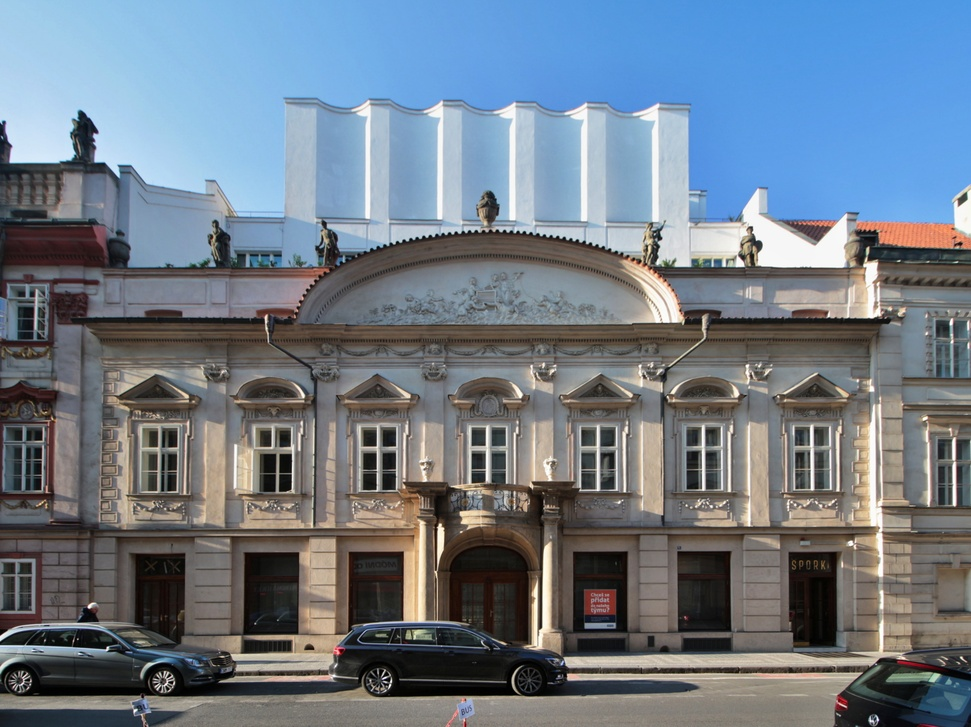
#> input picture pic_1.jpg, 971 x 727 px, shrunk from 2792 x 2091 before the run
$ jupyter execute --allow-errors main.ipynb
#> lines starting #> are read from the running program, lines starting #| are printed output that depends on the picture; after the words box and inside, x2 and y2 are one past the last pixel; in counts of white or black regions, pixels touching at a corner belong together
[cell 1]
import numpy as np
import cv2 as cv
from matplotlib import pyplot as plt

img = cv.imread('pic_1.jpg')
#> img is the input picture: shape (727, 971, 3); mean B, G, R 134.6, 122.7, 111.3
gray = cv.cvtColor(img,cv.COLOR_BGR2GRAY)
ret, thresh = cv.threshold(gray,0,255,cv.THRESH_BINARY_INV+cv.THRESH_OTSU)
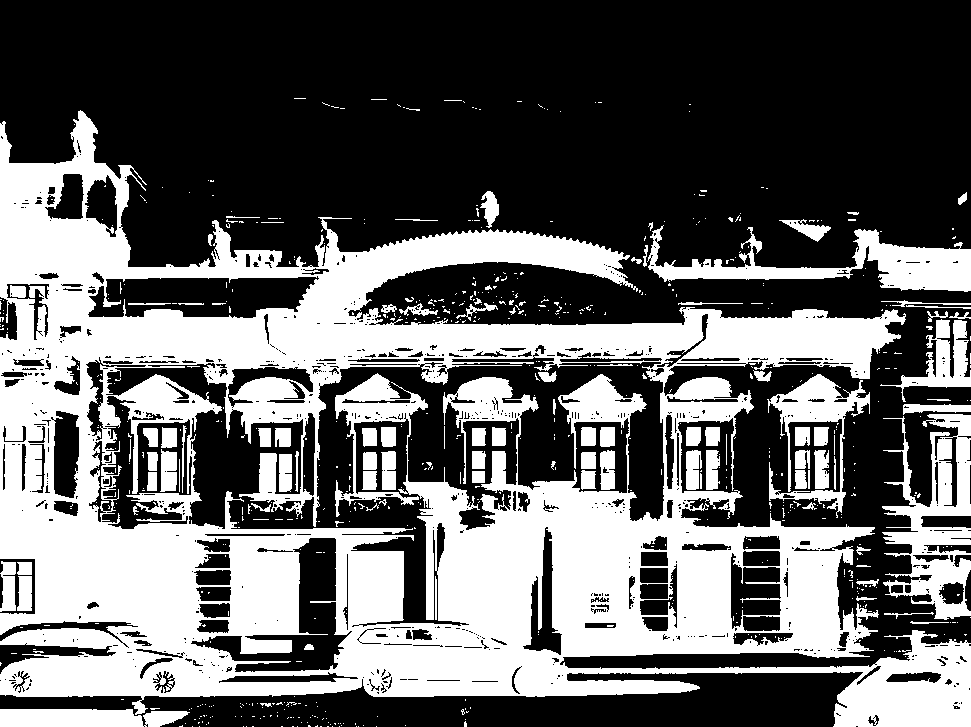
#> thresh: shape (727, 971); 39.1% white; 685 white regions (585 under 20 px), largest, box (x1, y1, x2, y2) and area: (0, 110, 971, 727) 233155, (882, 414, 971, 620) 8543, (647, 225, 971, 292) 7617
#> ret = 110
ret,thresh1 = cv.threshold(gray,127,255,cv.THRESH_BINARY)
#> thresh1: shape (727, 971); 50.7% white; 673 black regions (577 under 20 px), largest, box (x1, y1, x2, y2) and area: (0, 110, 971, 727) 330386, (679, 701, 802, 727) 1289, (686, 450, 702, 490) 622
ret,thresh2 = cv.threshold(gray,127,255,cv.THRESH_BINARY_INV)
ret,thresh3 = cv.threshold(gray,127,255,cv.THRESH_TRUNC)
ret,thresh4 = cv.threshold(gray,127,255,cv.THRESH_TOZERO)
ret,thresh5 = cv.threshold(gray,127,255,cv.THRESH_TOZERO_INV)

titles = ['Original Image','BINARY','BINARY_INV','TRUNC','TOZERO','TOZERO_INV']
images = [thresh, thresh1, thresh2, thresh3, thresh4, thresh5]
for i in range(6):
    plt.subplot(2,3,i+1),plt.imshow(images[i],'gray',vmin=0,vmax=255)
    plt.title(titles[i])
    plt.xticks([]),plt.yticks([])

plt.show()

[cell 2]
img = cv.imread('pic_1.jpg', cv.IMREAD_GRAYSCALE)
#> img: shape (727, 971); min 0, max 255, mean 120.7
img = cv.medianBlur(img,5)

ret,th1 = cv.threshold(img,89,255,cv.THRESH_BINARY)
#> th1: shape (727, 971); 71.6% white; 185 black regions (70 under 20 px), largest, box (x1, y1, x2, y2) and area: (0, 332, 971, 727) 99737, (0, 111, 903, 423) 52284, (228, 536, 311, 654) 6455
th2 = cv.adaptiveThreshold(img,255,cv.ADAPTIVE_THRESH_MEAN_C,\
            cv.THRESH_BINARY,11,2)
#> th2: shape (727, 971); 68.5% white; 1341 black regions (939 under 20 px), largest, box (x1, y1, x2, y2) and area: (0, 97, 971, 727) 141143, (881, 414, 971, 657) 7355, (100, 365, 205, 521) 5345

## мб добавить cv.THRESH_OTSU
th3 = cv.adaptiveThreshold(img,255,cv.ADAPTIVE_THRESH_GAUSSIAN_C,\
            cv.THRESH_BINARY,11,2)
#> th3: shape (727, 971); 73.8% white; 2395 black regions (1946 under 20 px), largest, box (x1, y1, x2, y2) and area: (0, 374, 971, 727) 43567, (0, 107, 630, 620) 22838, (285, 106, 971, 430) 17506

titles = ['Original Image', 'Global Thresholding (v = 127)',
            'Adaptive Mean Thresholding', 'Adaptive Gaussian Thresholding']
images = [img, th1, th2, th3]

for i in range(4):
    plt.subplot(2,2,i+1),plt.imshow(images[i],'gray')
    plt.title(titles[i])
    plt.xticks([]),plt.yticks([])
plt.show()

[cell 3]
# [7 lines of commented-out code are left out]

titles = ['Original Image','BINARY','BINARY_INV','TRUNC','TOZERO','TOZERO_INV',
          'Original Image', 'Global Thresholding (v = 127)',
          'Adaptive Mean Thresholding', 'Adaptive Gaussian Thresholding']

images = [thresh, thresh1, thresh2, thresh3, thresh4, thresh5, img, th1, th2, th3]
distns = []
for i in range(10):
    dist = cv.distanceTransform(images[i], cv.DIST_L2, 3)
    distns.append(dist)
    cv.normalize(dist, dist, 0, 1.0, cv.NORM_MINMAX)
    plt.subplot(2,5,i+1), plt.imshow(dist)
    plt.xticks([]),plt.yticks([])
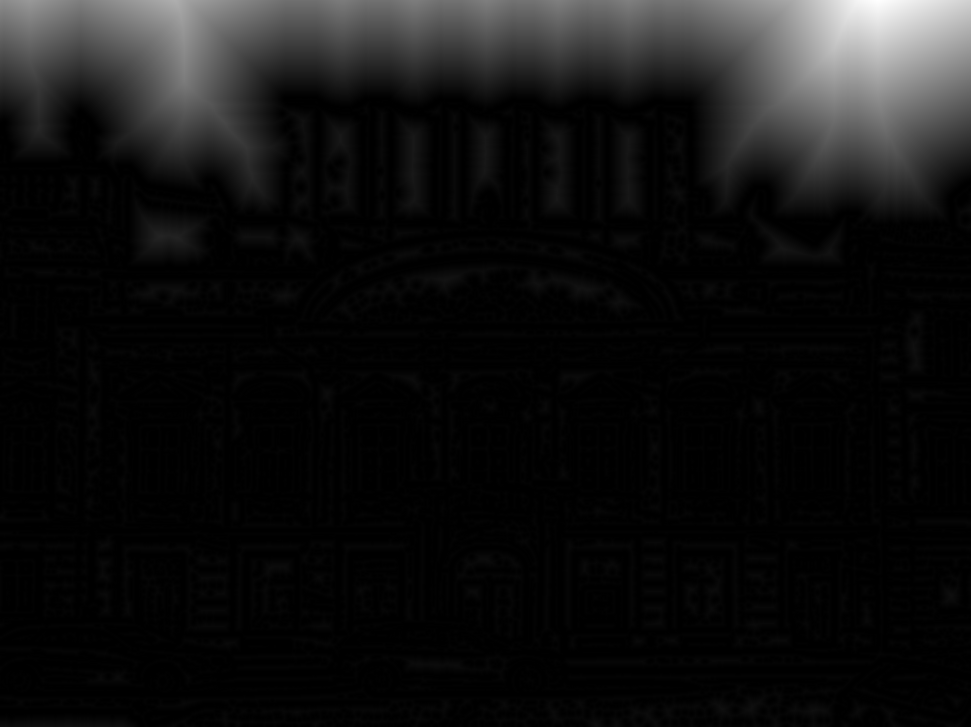
#> dist: shape (727, 971) float32; min 0, max 1, mean 0.0715
#> after the loop, distns = 10 items
plt.show()

print(distns)
#> (printed output is left out)

[cell 4]
## Должно работать??

dist_8u = distns[0].astype('uint8')
#> dist_8u: shape (727, 971); values 0 (black) and 1 (white), 0% white in thin lines or dots, all inside (x1, y1, x2, y2) = (142, 576, 143, 577)

# Find total markers
contours, _ = cv.findContours(dist_8u, cv.RETR_EXTERNAL, cv.CHAIN_APPROX_SIMPLE)
#> contours = [[[142, 576]]]

# Create the marker image for the watershed algorithm
markers = np.zeros(distns[0].shape, dtype=np.int32)

# Draw the foreground markers
for i in range(len(contours)):
    cv.drawContours(markers, contours, i, (i+1), -1)
#> this loop made 1 pass

# Draw the background marker
cv.circle(markers, (5,5), 3, (255,255,255), -1)
#> markers: shape (727, 971) int32; 3 distinct labels, from 0 to 255
markers_8u = (markers * 10).astype('uint8')
plt.imshow(markers_8u)
plt.show()

[cell 5]
print(type(distns[0]))
#| <class 'numpy.ndarray'>

[cell 6]
# Marker labelling
ret, markers = cv.connectedComponents(th3)
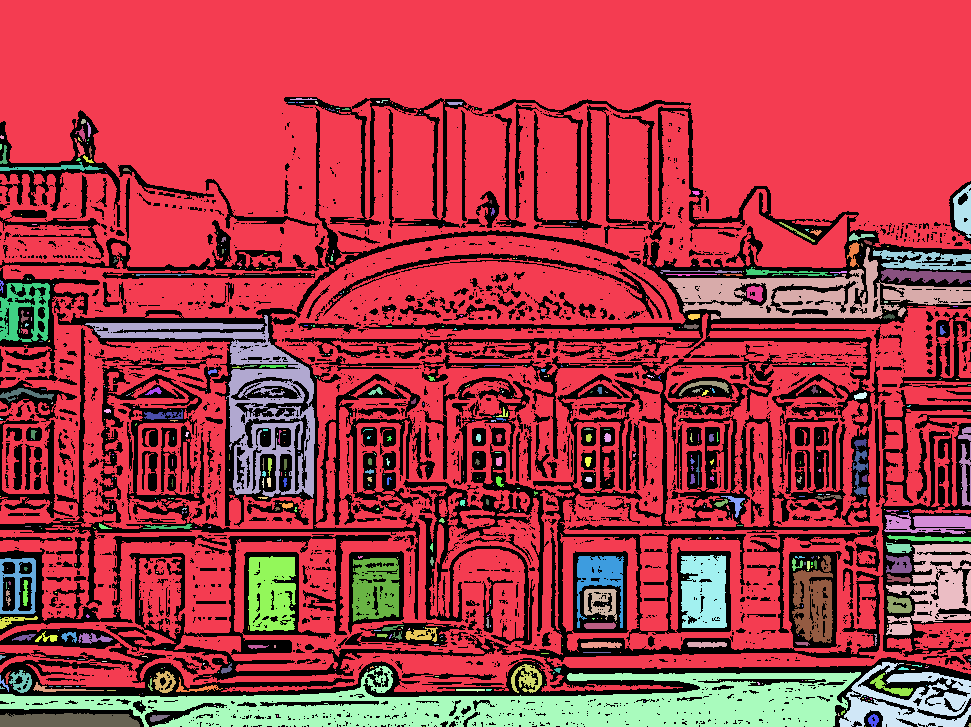
#> markers: shape (727, 971) int32; 667 distinct labels, from 0 to 666; one colour per label, 0 black
#> ret = 667

# Add one to all labels so that sure background is not 0, but 1
markers = markers+1
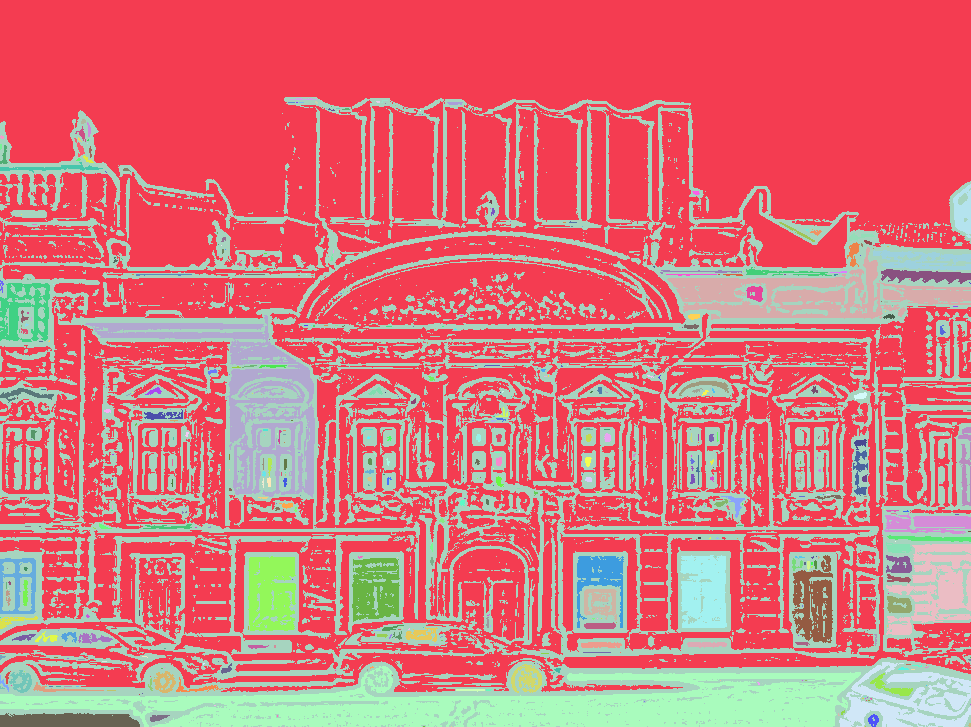
#> markers: shape (727, 971) int32; 667 distinct labels, from 1 to 667; one colour per label, 0 black

# Now, mark the region of unknown with zero
##markers[unknown==255] = 0
plt.imshow(markers)
plt.show()
print(type(markers))
#| <class 'numpy.ndarray'>

Ссылка https://docs.opencv.org/4.x/d3/db4/tutorial_py_watershed.html

[cell 7]
## добавить unknown регион из ссылкиъ
## убрать фон
image = cv.imread('pic_1.jpg')
#> (the rest of this cell did not finish here and is left out)

#> (a cell that did not finish here is left out)

[cell 9]
import cv2
import numpy as np
from matplotlib import pyplot as plt

img = cv2.imread('pic_1.jpg')
gray = cv2.cvtColor(img, cv2.COLOR_BGR2GRAY)
_, threshold = cv2.threshold(gray, 127, 255, cv2.THRESH_BINARY)


contours, _ = cv2.findContours(threshold, cv2.RETR_TREE, cv2.CHAIN_APPROX_SIMPLE)
#> contours = 1863 contours, 1607 with area under 20; largest, box (x1, y1, x2, y2) and area: (0, 0, 971, 325) 239623, (287, 672, 862, 727) 16468, (561, 355, 917, 669) 14308, (193, 418, 297, 527) 6054, (315, 421, 469, 626) 4518

# Process each contour
#> (the rest of this cell did not finish here and is left out)

[cell 10]
import imageio.v3 as iio
import matplotlib.pyplot as plt
import skimage.feature
import numpy as np
from pandas import DataFrame


# С помощью сanny edge detector находим края
filename = 'pic_1.jpg'
sigma = 1.50            # Настраиваем параметры, пока
low_threshold = 0.0     # не удовлетримся результатом
high_threshold = 110.0  #
image = iio.imread(uri=filename, mode="L")

edges = skimage.feature.canny(
    image=image,
    sigma=sigma,
    low_threshold=low_threshold,
    high_threshold=high_threshold,
)
#> edges: shape (727, 971) bool; 6.1% white in thin lines or dots, all inside (x1, y1, x2, y2) = (1, 96, 970, 726)

# Выводим результат
skimage.io.imshow(edges)
plt.show()

[cell 11]
from __future__ import print_function
import cv2 as cv
import numpy as np
import argparse
import random as rng


src = cv.imread('pic_1.jpg')


kernel = np.array([[1, 1, 1], [1, -8, 1], [1, 1, 1]], dtype=np.float32)

# do the laplacian filtering as it is
# well, we need to convert everything in something more deeper then CV_8U
# because the kernel has some negative values,
# and we can expect in general to have a Laplacian image with negative values
# BUT a 8bits unsigned int (the one we are working with) can contain values from 0 to 255
# so the possible negative number will be truncated
imgLaplacian = cv.filter2D(src, cv.CV_32F, kernel)
sharp = np.float32(src)
imgResult = sharp - imgLaplacian

# convert back to 8bits gray scale
imgResult = np.clip(imgResult, 0, 255)
imgResult = imgResult.astype('uint8')
imgLaplacian = np.clip(imgLaplacian, 0, 255)
imgLaplacian = np.uint8(imgLaplacian)

#cv.imshow('Laplace Filtered Image', imgLaplacian)
cv.imshow('New Sharped Image', imgResult)


bw = cv.cvtColor(imgResult, cv.COLOR_BGR2GRAY)
_, bw = cv.threshold(bw, 40, 255, cv.THRESH_BINARY | cv.THRESH_OTSU)
#> bw: shape (727, 971); 64.4% white; 4998 black regions (4693 under 20 px), largest, box (x1, y1, x2, y2) and area: (0, 110, 971, 727) 196973, (653, 226, 971, 310) 6158, (0, 708, 143, 727) 2464
cv.imshow('Binary Image', bw)


dist = cv.distanceTransform(bw, cv.DIST_L2, 3)

# Normalize the distance image for range = {0.0, 1.0}
# so we can visualize and threshold it
cv.normalize(dist, dist, 0, 1.0, cv.NORM_MINMAX)
cv.imshow('Distance Transform Image', dist)


_, dist = cv.threshold(dist, 0.4, 1.0, cv.THRESH_BINARY)
#> dist: shape (727, 971) float32; values 0 (black) and 1 (white), 6.4% white; 1 white region, box (x1, y1, x2, y2) and area: (0, 0, 971, 134) 45344

# Dilate a bit the dist image
kernel1 = np.ones((3,3), dtype=np.uint8)
dist = cv.dilate(dist, kernel1)
#> dist: shape (727, 971) float32; values 0 (black) and 1 (white), 6.6% white; 1 white region, box (x1, y1, x2, y2) and area: (0, 0, 971, 135) 46798
cv.imshow('Peaks', dist)


dist_8u = dist.astype('uint8')
#> dist_8u: shape (727, 971); values 0 (black) and 1 (white), 6.6% white; 1 white region

# Find total markers
contours, _ = cv.findContours(dist_8u, cv.RETR_EXTERNAL, cv.CHAIN_APPROX_SIMPLE)
#> contours = 1 contour; box (x1, y1, x2, y2) and area: (0, 0, 971, 135) 45720

# Create the marker image for the watershed algorithm
markers = np.zeros(dist.shape, dtype=np.int32)

# Draw the foreground markers
for i in range(len(contours)):
    cv.drawContours(markers, contours, i, (i+1), -1)

# Draw the background marker
cv.circle(markers, (5,5), 3, (255,255,255), -1)
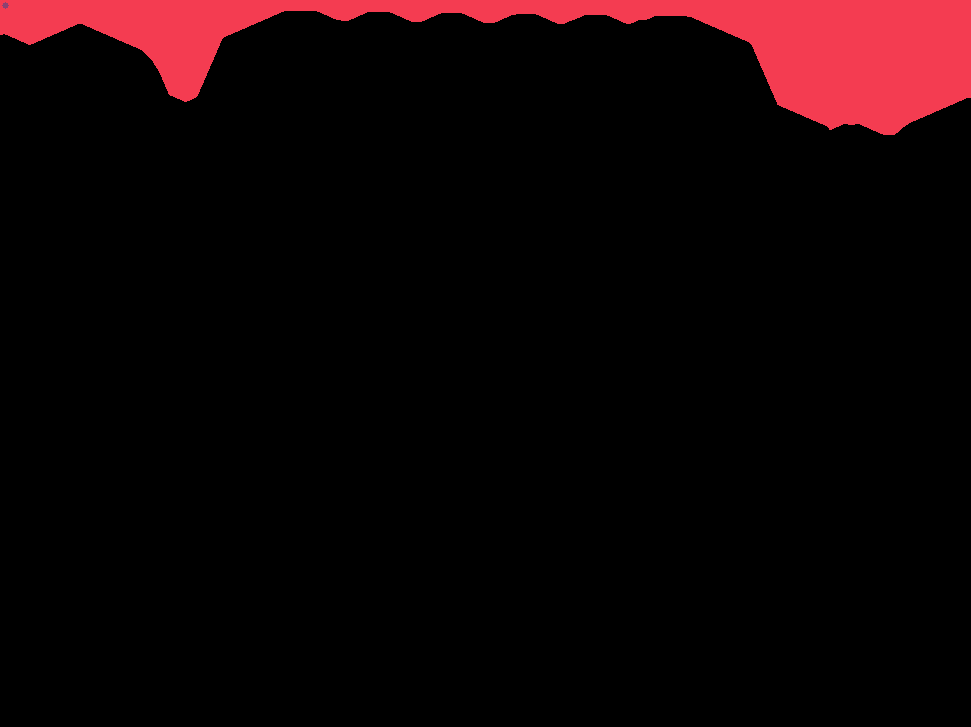
#> markers: shape (727, 971) int32; 3 distinct labels, from 0 to 255; one colour per label, 0 black
markers_8u = (markers * 10).astype('uint8')
cv.imshow('Markers', markers_8u)


cv.watershed(imgResult, markers)

#mark = np.zeros(markers.shape, dtype=np.uint8)
mark = markers.astype('uint8')
#> mark: shape (727, 971); values 1 (black) and 255 (white), 0.48% white in thin lines or dots
mark = cv.bitwise_not(mark)
#> mark: shape (727, 971); values 0 (black) and 254 (white), 99.5% white; black in thin lines or dots
# uncomment this if you want to see how the mark
# image looks like at that point
#cv.imshow('Markers_v2', mark)

# Generate random colors
colors = []
for contour in contours:
    colors.append((rng.randint(0,256), rng.randint(0,256), rng.randint(0,256)))
#> after the loop, colors = [(197, 215, 20)]

# Create the result image
dst = np.zeros((markers.shape[0], markers.shape[1], 3), dtype=np.uint8)

# Fill labeled objects with random colors
for i in range(markers.shape[0]):
    for j in range(markers.shape[1]):
        index = markers[i,j]
        if index > 0 and index <= len(contours):
            dst[i,j,:] = colors[index-1]
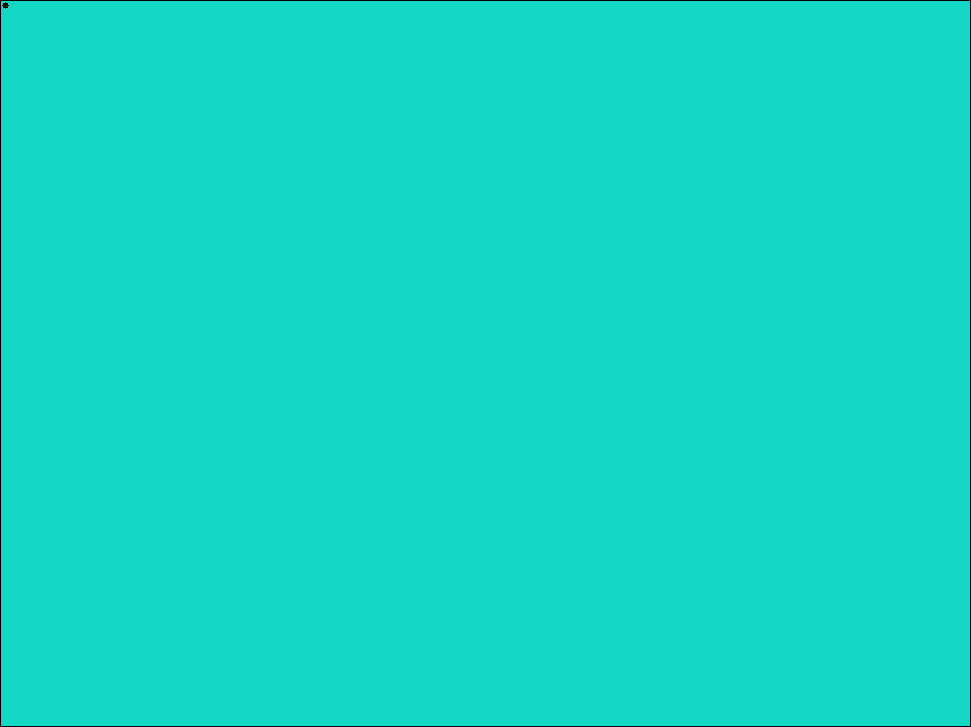
#> dst: shape (727, 971, 3); mean of channels 0, 1, 2 196, 214, 19.9; drawn as B, G, R

# Visualize the final image
cv.imshow('Final Result', dst)


cv.waitKey()
#> Out = 27

$ run again, with pic_2.png saved as pic_1.jpg
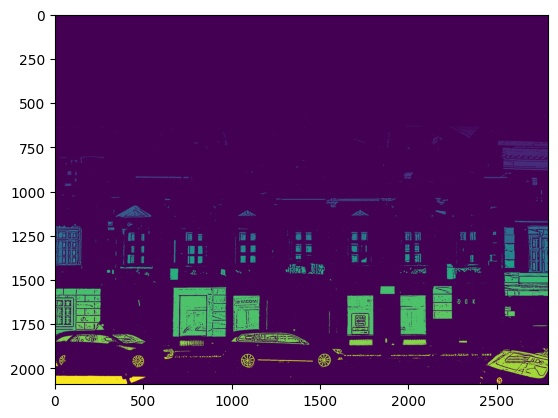
#> input picture pic_2.png, 558 x 418 px
#> img is the input picture: shape (418, 558, 3); mean B, G, R 119.6, 65.7, 107.4
#> `ret, thresh = cv.threshold(gray,0,255,cv.THRESH_BINARY_INV+cv.THRESH_O..`:
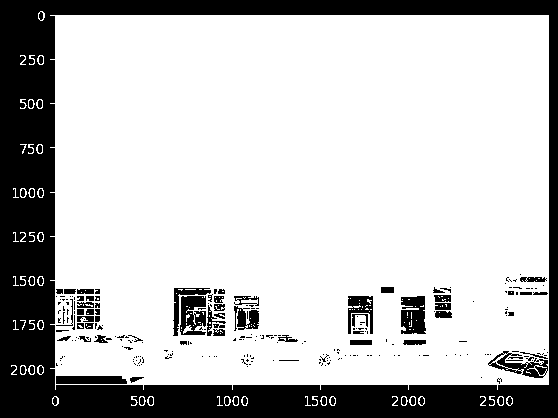
#> thresh: shape (418, 558); 75.9% white; 264 black regions (188 under 20 px), largest, box (x1, y1, x2, y2) and area: (0, 0, 558, 418) 48436, (401, 296, 426, 334) 782, (180, 296, 206, 335) 749
#> `ret, thresh = cv.threshold(gray,0,255,cv.THRESH_BINARY_INV+cv.THRESH_O..`: ret = 137
#> thresh1: shape (418, 558); 24.7% white; 229 white regions (157 under 20 px), largest, box (x1, y1, x2, y2) and area: (0, 0, 558, 418) 48622, (173, 288, 226, 336) 963, (180, 296, 206, 336) 862
#> th1: shape (418, 558); 27.2% white; 70 white regions (42 under 20 px), largest, box (x1, y1, x2, y2) and area: (0, 0, 558, 418) 55086, (173, 287, 226, 337) 2517, (400, 295, 426, 334) 959
#> th2: shape (418, 558); 85% white; 199 black regions (120 under 20 px), largest, box (x1, y1, x2, y2) and area: (54, 15, 549, 386) 15663, (313, 252, 485, 371) 4287, (160, 228, 312, 364) 4070
#> th3: shape (418, 558); 88% white; 334 black regions (253 under 20 px), largest, box (x1, y1, x2, y2) and area: (54, 15, 549, 386) 13052, (343, 253, 484, 354) 2806, (162, 264, 311, 363) 2529
#> after the loop `for i in range(10):`: distns = 10 items
#> (printed output is left out)
#> `contours, _ = cv.findContours(dist_8u, cv.RETR_EXTERNAL, cv.CHAIN_APPR..`: contours = [[[302, 165]]]
#> the loop `for i in range(len(contours)):` made 1 pass
#| <class 'numpy.ndarray'>
#> `ret, markers = cv.connectedComponents(th3)`: ret = 105
#| <class 'numpy.ndarray'>
#> `contours, _ = cv2.findContours(threshold, cv2.RETR_TREE, cv2.CHAIN_APP..`: contours = 485 contours, 388 with area under 20; largest, box (x1, y1, x2, y2) and area: (0, 0, 558, 418) 232269, (49, 14, 550, 391) 183771, (180, 296, 206, 336) 830, (401, 296, 426, 334) 802, (488, 351, 548, 378) 786
#> the loop `for i, contour in enumerate(contours):` made 485 passes
#> edges: shape (418, 558) bool; 3% white in thin lines or dots
#> `contours, _ = cv.findContours(dist_8u, cv.RETR_EXTERNAL, cv.CHAIN_APPR..`: contours = 12 contours; largest, box (x1, y1, x2, y2) and area: (0, 0, 31, 176) 1699, (0, 388, 41, 418) 912, (70, 403, 119, 418) 587, (524, 399, 558, 418) 444, (166, 403, 204, 418) 442
#> the loop `for i in range(len(contours)):` made 12 passes
#> the loop `for contour in contours:` made 12 passes
#> after the loop `for contour in contours:`: colors = [(197, 215, 20), (132, 248, 207), (155, 244, 183), (111, 71, 144), (71, 48, 128), (75, 158, 50), (37, 169, 241), (51, 181, 222), (161, 104, 244), (226, 133, 31), (7, 47, 204), (0, 252, 170)]
#> after the loop `for i in range(markers.shape[0]):`:
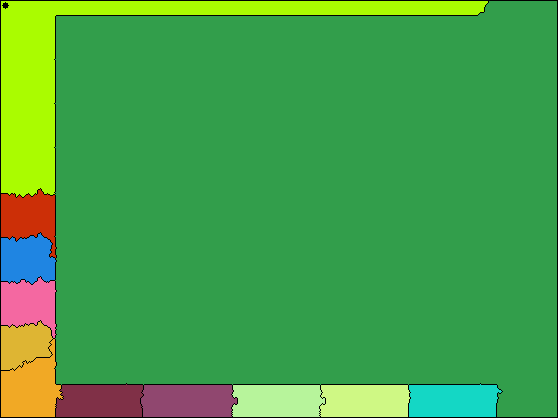
#> dst: shape (418, 558, 3); mean of channels 0, 1, 2 73, 160.9, 69.9; drawn as B, G, R
#> Out = 27
